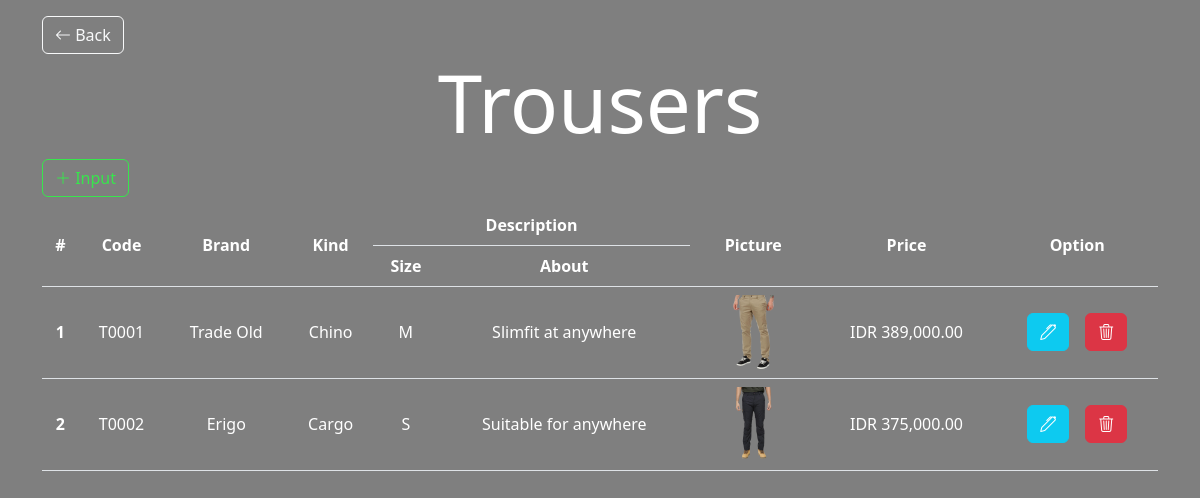
The page /trousers.php on the database its author committed.
### tables this page shows
CREATE TABLE `trousers` (
  `code_t` char(5) NOT NULL,
  `brand` varchar(50) NOT NULL,
  `ctgry_code_t` char(5) NOT NULL,
  `size` varchar(3) NOT NULL,
  `about` text NOT NULL,
  `picture` text NOT NULL,
  `price` varchar(1000) NOT NULL
);

CREATE TABLE `category_t` (
  `ctgry_code_t` char(5) NOT NULL,
  `kind` char(50) NOT NULL
);

### trousers.php (the view, shortened to what this page needs)
<!DOCTYPE html>
<html lang="en">
<head>
    <link rel="stylesheet" href="css/bootstrap.min.css" />
    <link rel="stylesheet" href="https://cdn.jsdelivr.net/npm/bootstrap-icons@1.10.3/font/bootstrap-icons.css" />
</head>
<body>
    <div class="container-fluid home">
        <div class="container mt-3">
            <a href="home.html" class="btn btn-outline-light"><i class="bi bi-arrow-left"></i> Back</a>
            <h1 class="display-1 text-center text-white">Trousers</h1>
            <h3><a href="input_trousers.php" class="btn btn-outline-success"><i class="bi bi-plus-lg"></i> Input</a></h3>
            <table class="table text-white text-center">
                <thead>
                    <tr class="align-middle">
                        <th rowspan="2">#</th>
                        <th rowspan="2">Code</th>
                        <th rowspan="2">Brand</th>
                        <th rowspan="2">Kind</th>
                        <th colspan="2">Description</th>
                        <th rowspan="2">Picture</th>
                        <th rowspan="2">Price</th>
                        <th rowspan="2" colspan="2">Option</th>
                    </tr>
                    <tr>
                        <th>Size</th>
                        <th>About</th>
                    </tr>
                </thead>
                <tbody>
                    <?php
                    include "connect.php";
                    $no = 1;
                    $tampil = mysqli_query($con, "SELECT * FROM trousers INNER JOIN category_t ON category_t.ctgry_code_t=trousers.ctgry_code_t");
                    while ($r = mysqli_fetch_array($tampil)) {
                    ?>
                        <tr class="align-middle">
                            <th><?= $no++; ?></th>
                            <td><?= $r['code_t'] ?></td>
                            <td><?= $r['brand'] ?></td>
                            <td><?= $r['kind'] ?></td>
                            <td><?= $r['size'] ?></td>
                            <td><?= $r['about'] ?></td>
                            <td><img src="img/trousers/<?= $r['picture'] ?>" alt="foto" style="width: 75px;"></td>
                            <td><?= $r['price'] ?></td>
                            <td class="text-end">
                                <a href="edit_trousers.php?code_t=<?php echo $r['code_t'] ?>"><button type='button' class='btn btn-info text-white'><i class="bi bi-pen"></i></button></a>
                            </td>
                            <td class="text-start">
                                <a href="delete_trousers.php?code_t=<?php echo $r['code_t'] ?>"><button type='button' class='btn btn-danger'><i class="bi bi-trash3"></i></button></a>
                            </td>
                        </tr>
                    <?php } ?>
                </tbody>
            </table>
        </div>
    </div>
</body>
</html>

### trousers.php (style rules this page uses)
body { height: 100vh; background-image: linear-gradient(rgba(0, 0, 0, 0.5), rgba(0, 0, 0, 0.5)), url("img/trousers.jpg"); background-position: center; background-size: cover; }
h3 a { color: #38E54D !important; border-color: #38E54D !important; }

### rows shown on the page
trousers: code_t "T0001", brand "Trade Old", ctgry_code_t.kind "Chino", size "M", about "Slimfit at anywhere", picture (picture), price "IDR 389,000.00"
trousers: code_t "T0002", brand "Erigo", ctgry_code_t.kind "Cargo", size "S", about "Suitable for anywhere", picture (picture), price "IDR 375,000.00"
